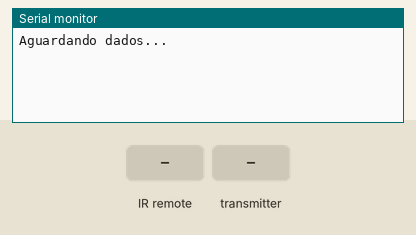
Recording of a sketch running on a simulated Arduino Leonardo, built with avr-gcc and run on an emulated ATmega32U4. Shown: the last lines printed to the serial monitor. The inputs (shaded band) are chosen by the test bench. No radio packets arrive unless stated; USB keyboard and mouse output is not drawn.

Above: at 1.3 s.
1.4 s: infrared code 0xFE6A95 received
At 2.5 s:
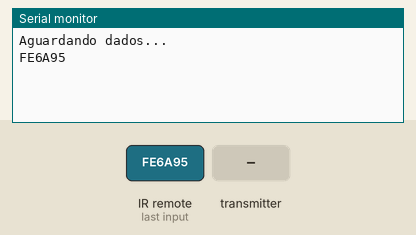
2.9 s: the transmitter starts sending recebidos.0 = 0
At 2.97 s:
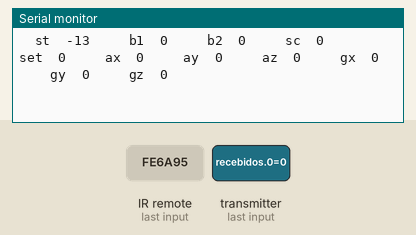

Measured:
- after the input at 1.4 s, the serial monitor: prints a new line at once (image 1)
- after the input at 2.9 s, the serial monitor: prints a new line at once (image 2)

The sketch:

receptor_mouse_rf24_IR.ino
```cpp
#include <Arduino.h>
#include <IRremote.h>
#include <SPI.h>
#include "RF24.h"
#include "Mouse.h"
#include <Keyboard.h>

//Armazena os dados recebidos
int recebidos[15];

int RECV_PIN = 2;

//Inicializa a placa nos pinos 9 (CE) e 10 (CS) do Arduino
RF24 radio(9,10);

//Define o endereco para comunicacao entre os modulos
const uint64_t pipe = 0xE14BC8F482LL;


int range = 25;

int rangeGyro = 70;
int rangex = 0;
int rangey = 0;
int gx = 0; int gy = 0; int gx1 = 0; int gy1 = 0; int gx2 = 0; int gy2 = 0; int gx3 = 0; int gy3 = 0; int gx4 = 0; int gy4 = 0;
int gx5 = 0; int gy5 = 0; int gx6 = 0; int gy6 = 0;
int ax = 0; int ay = 0; int ax1 = 0; int ay1 = 0; int ax2 = 0; int ay2 = 0; int ax3 = 0; int ay3 = 0; int ax4 = 0; int ay4 = 0;
int ax5 = 0; int ay5 = 0; int ax6 = 0; int ay6 = 0;
int mapeado = 0;

IRrecv irrecv(RECV_PIN);
decode_results results;

/*
 //CONTROLE PIONEER
#define PLAY_PAUSE     0XB54A1AE5
#define EXIT           0XB54A58A7
#define NEXT           0XB54AB04F
#define PRVS           0XF50AE619
#define FSCREEN        0XF50AB649
#define VOLUME_UP      0XB54A50AF
#define VOLUME_DN      0XB54AD02F
#define ESC            0XB54A48B7
#define MUTE           0XF50A0CF3
#define LEFT           0XB54A42BD
#define RIGHT          0XB54AC23D
#define UP             0XB54A02FD
#define DOWN           0XB54A827D
#define ENTER          0XF50A34CB
*/

//CONTROLE PLACA CHINA LCD
#define PLAY_PAUSE     0XFE6A95  //0XFEA25D
#define EXIT           0XFE48B7
#define NEXT           0XFE6A95
#define PRVS           0XFE827D
#define FSCREEN        0XFE28D7  //  AUTO
#define VOLUME_UP      0XFE926D  //AV
#define VOLUME_DN      0XFE32CD  //TV
#define ESC            0XFE5AA5  //INFO
#define BACKSPACE      0XFEAA55  //SOURCE
#define MUTE           0XFE08F7
#define LEFT           0XFE7887
#define RIGHT          0XFE58A7
#define UP             0XFED827
#define DOWN           0XFEF807
#define ENTER          0XFEE817


void setup()
{

  //Inicializa a serial
  Serial.begin(115200);
   irrecv.enableIRIn(); // Start the receiver
// while (!Serial) {
//; // aguarde a serial conectar. Somente necessário para o Leonardo
//}
  //Inicializa a comunicacao
  radio.begin();
  //Entra em modo de recepcao
  radio.openReadingPipe(1,pipe);
  delay(100);
  radio.startListening();

  Serial.println("Aguardando dados...");
  Mouse.begin();
  Keyboard.begin();
}

void loop()
{

  if (irrecv.decode(&results))
    {

  if (results.value==PLAY_PAUSE)  {Keyboard.write(' ');}
    else if (results.value==EXIT)      {Keyboard.press(KEY_LEFT_ALT);  delay(10); Keyboard.press(KEY_F4); delay(10);  Keyboard.releaseAll();}
    else if (results.value==NEXT)        {Keyboard.write('n'); delay(10); Keyboard.press(KEY_RIGHT_SHIFT);  Keyboard.press(KEY_RIGHT_ARROW);    delay(10);  Keyboard.releaseAll();}
    else if (results.value==PRVS)        {Keyboard.write('p'); delay(10); Keyboard.press(KEY_RIGHT_SHIFT);  Keyboard.press(KEY_LEFT_ARROW);    delay(10);  Keyboard.releaseAll();}
    else if (results.value==FSCREEN)        {Keyboard.write('f');}
    else if (results.value==ENTER)       {Keyboard.write(KEY_RETURN);delay(10); Keyboard.releaseAll();}
    else if (results.value==VOLUME_UP)   {Keyboard.press(KEY_RIGHT_CTRL);   Keyboard.press(KEY_RIGHT_ALT);    Keyboard.press(KEY_F10);   delay(10);  Keyboard.releaseAll(); Keyboard.press('+');   delay(10);  Keyboard.releaseAll();}
    else if (results.value==VOLUME_DN)   {Keyboard.press(KEY_RIGHT_CTRL);   Keyboard.press(KEY_RIGHT_ALT);  Keyboard.press(KEY_F9);   delay(10);  Keyboard.releaseAll(); Keyboard.press('-');   delay(10);  Keyboard.releaseAll();}
    else if (results.value==ESC)        {Keyboard.press(KEY_ESC);   delay(10);  Keyboard.releaseAll();   delay(10); Keyboard.press(KEY_BACKSPACE);   delay(10);  Keyboard.releaseAll();}
    //else if (results.value==BACKSPACE)        {Keyboard.press(KEY_BACKSPACE);   delay(10);  Keyboard.releaseAll();}
    else if (results.value==MUTE)       {Keyboard.press(KEY_RIGHT_CTRL);   Keyboard.press(KEY_RIGHT_ALT);  Keyboard.press(KEY_F11);   delay(10);  Keyboard.releaseAll();}
    else if (results.value==UP)          {Keyboard.press(KEY_UP_ARROW); Keyboard.releaseAll();}
    else if (results.value==DOWN)        {Keyboard.press(KEY_DOWN_ARROW); Keyboard.releaseAll();}
    else if (results.value==LEFT)        {Keyboard.press(KEY_LEFT_ARROW); Keyboard.releaseAll();}
    else if (results.value==RIGHT)       {Keyboard.press(KEY_RIGHT_ARROW); Keyboard.releaseAll();}


    // Serial.print("   |   ");
    Serial.println(results.value, HEX);

  irrecv.resume();
  }


//####################################################################################################################################################################


  if (radio.available())
  {
    bool done = false;
    while (!done)
    {
      gx6 = gx5; gx5 = gx4; gx4 = gx3; gx3 = gx2; gx2 = gx1; gx1 = gx;
      gy6 = gy5; gy5 = gy4; gy4 = gy3; gy3 = gy2; gy2 = gy1; gy1 = gy;

      ax6 = ax5; ax5 = ax4; ax4 = ax3; ax3 = ax2; ax2 = ax1; ax1 = ax;
      ay6 = ay5; ay5 = ay4; ay4 = ay3; ay3 = ay2; ay2 = ay1; ay1 = ay;

      done = radio.read(recebidos, sizeof(recebidos));

       int mapeado = map(recebidos[0], 150, 600, 0, 40);
      Serial.print("  st  "); Serial.print(mapeado);
 //     Serial.print("  st  "); Serial.print(recebidos[0]);
      Serial.print("     b1  "); Serial.print(recebidos[1]);
      Serial.print("     b2  "); Serial.print(recebidos[2]);
      Serial.print("     sc  "); Serial.print(recebidos[3]);
      Serial.print("     set  "); Serial.print(recebidos[4]);
      Serial.print("     ax  "); Serial.print(recebidos[5]);
      Serial.print("     ay  "); Serial.print(recebidos[6]);
      Serial.print("     az  "); Serial.print(recebidos[7]);
      Serial.print("     gx  "); Serial.print(recebidos[8]);
      Serial.print("     gy  "); Serial.print(recebidos[9]);
      Serial.print("     gz  "); Serial.println(recebidos[10]);

      //mouse
     gx = map(recebidos[10], -330, 330, -rangeGyro, rangeGyro);
     gy = map(recebidos[9], -330, 330, -rangeGyro, rangeGyro);

     int mgx = (gx+gx1+gx2+gx3+gx4+gx5+gx6)/7;
     int mgy = (gy+gy1+gy2+gy3+gy4+gy5+gy6)/7;

     rangex = (range + abs(mgy));
     rangey = (range + abs(mgx));


     ax = map(recebidos[7], -1700, 1700, -rangex, rangex);
     ay = map(recebidos[6], -1700, 1700, rangey, -rangey);

     int mx = (ax+ax1+ax2+ax3+ax4+ax5+ax6)/8;
     int my = (ay+ay1+ay2+ay3+ay4+ay5+ay6)/8;

     int setas = recebidos[4];
      if(setas == 1) {Mouse.move(0, 0, -1); delay(50);}
      else if(setas == 2) {Mouse.move(0, 0, 1); delay(50);}
      else if(setas == 3) {Keyboard.write(KEY_RETURN); Keyboard.releaseAll(); delay(100);}
      else if(setas == 4) {Keyboard.press(KEY_UP_ARROW); Keyboard.releaseAll(); delay(100);}
      else if(setas == 5) {Keyboard.press(KEY_LEFT_ARROW); Keyboard.releaseAll(); delay(100);}
      else if(setas == 6) {Keyboard.press(KEY_RIGHT_ARROW); Keyboard.releaseAll(); delay(100);}
      else if(setas == 7) {Keyboard.press(KEY_DOWN_ARROW); Keyboard.releaseAll(); delay(100);}
      else if(setas == 8) {Keyboard.press(KEY_BACKSPACE); Keyboard.releaseAll(); delay(100);}


     if(recebidos[1] == 1) {Mouse.press(MOUSE_LEFT);delay(20);}
     else {Mouse.release();}

     if(recebidos[2] == 1) {Mouse.click(MOUSE_RIGHT); delay(300);}

    if(mapeado > 5){
      Mouse.move(mx, my, 0);

     delay(4);
    }

    }
}
}
```
